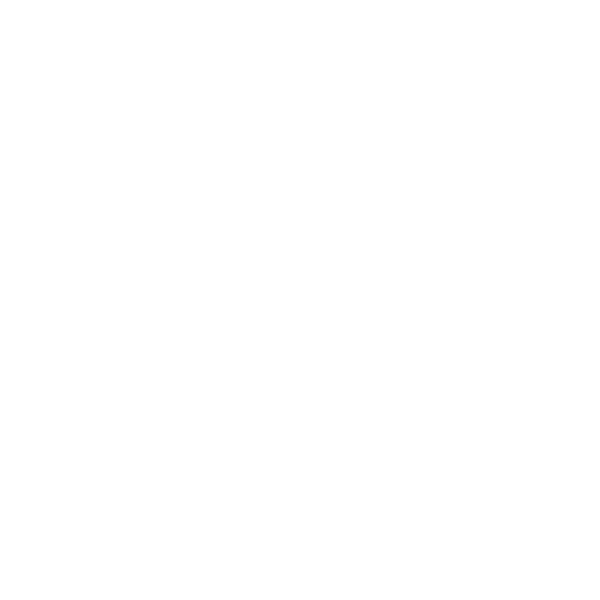
Frame 1 (no input)
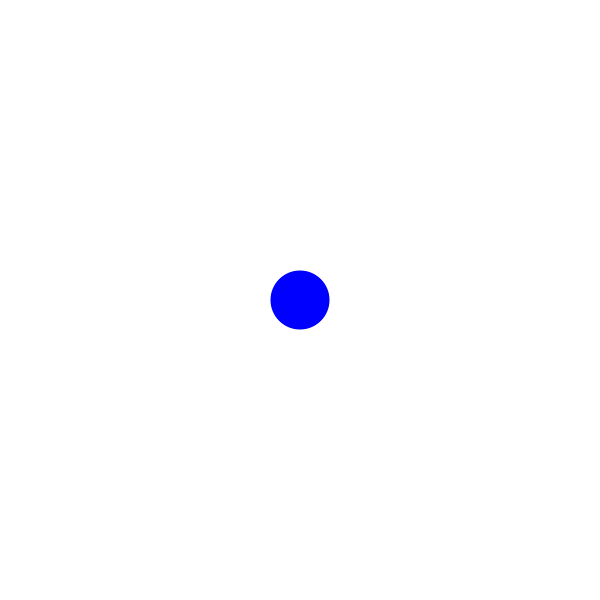
Frame 60 (the mouse pressed at the canvas centre just before this capture)
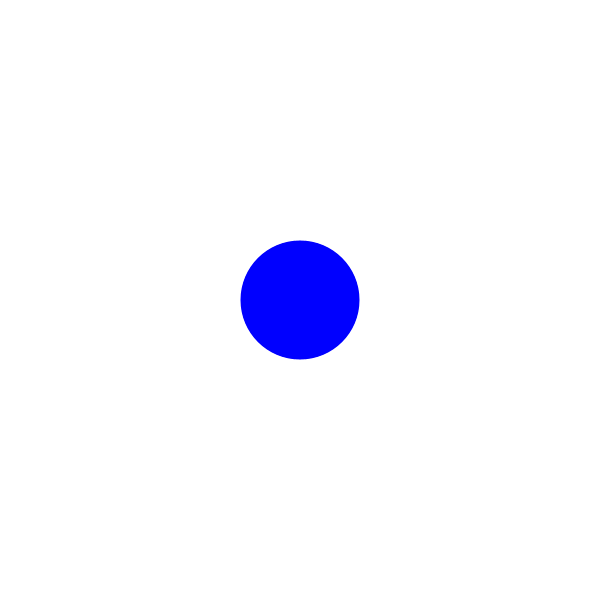
Frame 120 (the mouse held since frame 60 and released just before this capture)

The Processing sketch that drew these frames (run headless with seeded random() and noise(); from frame 60 on, the mouse is pressed at the canvas centre):

// Processing sketch: sample02_draw
// ── sample02_draw.pde
//円を拡大する
int x = 0;
int y = 0;

void setup() {
  size(600,600);
  background(255);
}

void draw() {
  noStroke();
  fill(0,0,255);
  ellipse(width/2,height/2,x,y);
  x+=1;
  y+=1;
}


////円を縮小する
//int x = 400;
//int y = 400;

//void setup() {
//  size(600,600);
//  background(255);
//}

//void draw() {
//  /*-背景を上塗り-*/
//  fill(255);
//  rect(0, 0, width, height);
//  /*--------------*/
//  noStroke();
//  fill(0,0,255);
//  ellipse(width/2,height/2,x,y);
//  x-=1;
//  y-=1;
//}
